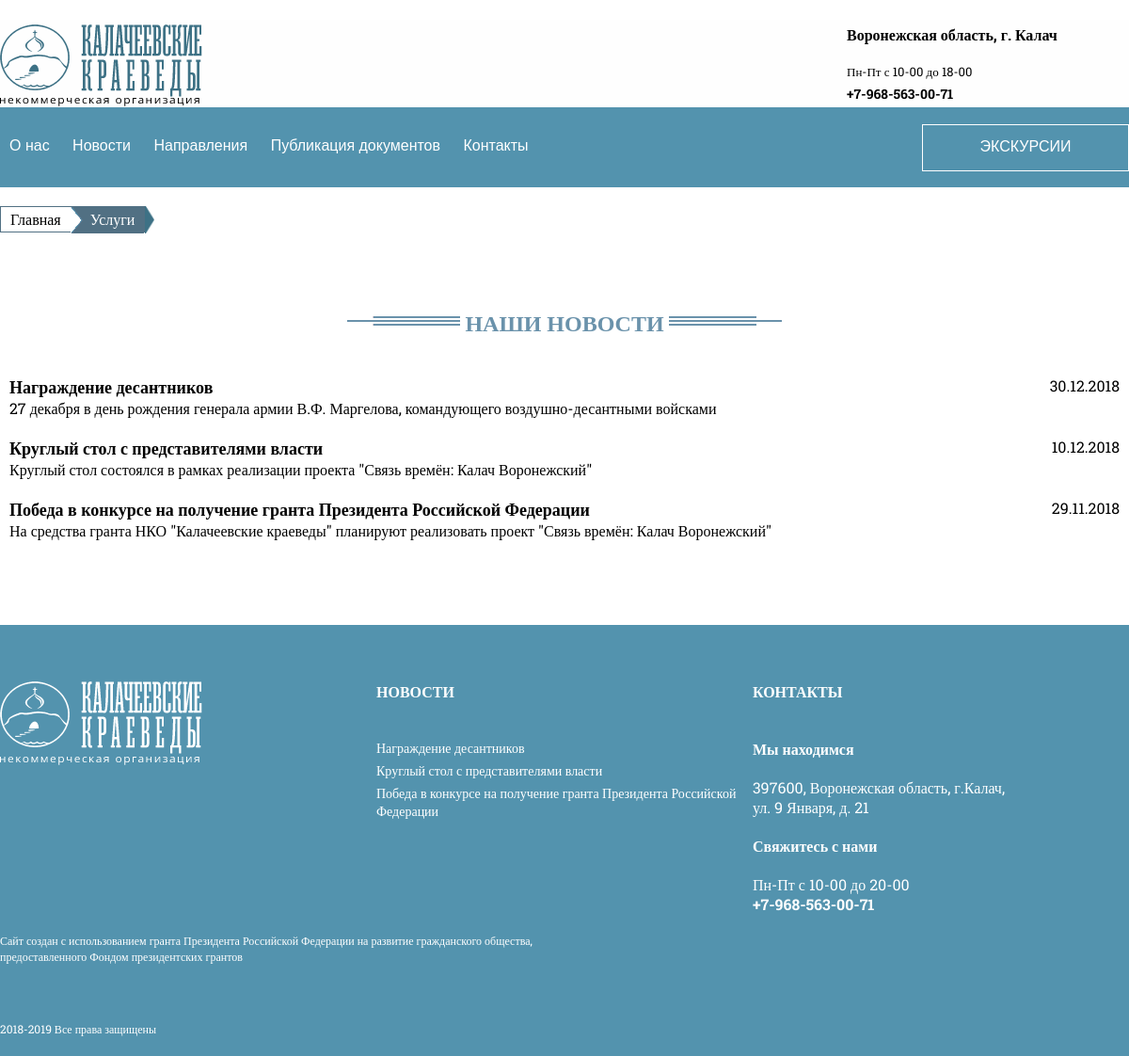
/novosti-i-stati/, run on an earlier commit of the app's database.
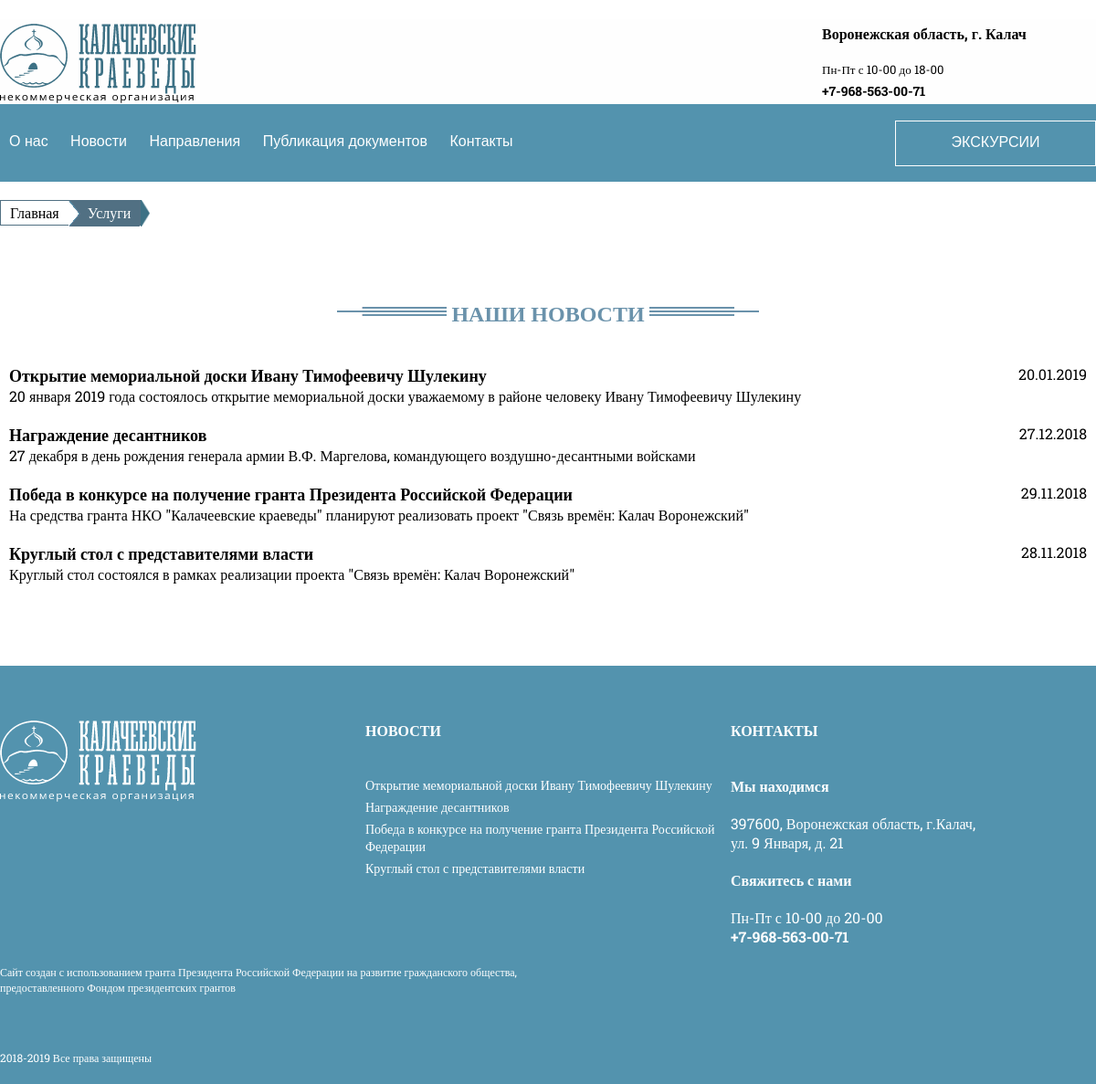
And on a later commit of the database.
### app/models.py (models this page shows, shortened)
class News(models.Model):
    url = models.CharField(max_length=255, verbose_name="URL",default="",blank=True)
    name = models.CharField(max_length=255, verbose_name="Название")
    date = models.DateTimeField( verbose_name="Дата")
    text = models.TextField(verbose_name="Текст")
    short_text = models.CharField(max_length=255,verbose_name="Текст на главную", default="")
    class Meta:
        verbose_name = 'Новость'
        verbose_name_plural = 'Новости и статьи'

### app/views.py (the view)
# urls.py: url(r'^novosti-i-stati/$', news),
def news(request):
    news_f = News.objects.all().order_by("-date")[:6]
    news_list = News.objects.all().order_by("-date")
    return render(request, 'app/news.html', {"news_list": news_list,'footer_news':news_f})

### app/templates/app/news.html (shortened to what this page needs)
{% extends 'app/mainTemplate.html' %}
{% load staticfiles %}
{% block head %}
    <link rel="stylesheet" href="{% static 'css/index.css' %}"/>
{% endblock head %}
{% block content %}
    <article class="services content">
        <div class="oh">
            <div class="bread" xmlns:v="http://rdf.data-vocabulary.org/#">
                <span typeof="v:Breadcrumb"><a href="/" rel="v:url" property="v:title">Главная</a></span><img
                    src="{% static 'images/template/arrow_white_28.png' %}" alt="Разделитель" class="breadDivider"/>
                <span id="lastCrumb">Услуги</span><img src="{% static 'images/template/arrow_purple_30.png' %}"
                                                       alt="Разделитель" class="breadEnd"/>
            </div>
        </div>
        <div class="tac">
            <img src="{% static 'images/template/vignette_left.png' %}" alt="виньетка1"
                 class="vignette"/>
            <h2 class="page_label">НАШИ НОВОСТИ</h2>
            <img src="{% static 'images/template/vignette_right.png' %}" alt="виньетка1"
                 class="vignette"/>
        </div>
        <div class="news_list oh">
            {% for news_item in news_list %}
                <a href="/novosti-i-stati/{{ news_item.url }}" class="news_item">
                    <div class="oh">
                        <h2 class="news_name">{{ news_item.name }}</h2>
                        <p class="fr">{{ news_item.date|date:"d.m.Y" }}</p>
                    </div>
                    <p class="news_text">{{ news_item.short_text|striptags }}</p>
                </a>
            {% endfor %}
        </div>
    </article>
{% endblock content %}

### app/templates/app/mainTemplate.html (shortened to what this page needs)
﻿{% load staticfiles %}
<!DOCTYPE html>
<html lang="ru">
<head>
    <link rel="stylesheet" href="{% static 'css/template.css' %}">
    <link rel="stylesheet" href="{% static 'css/slider.css' %}">
    {% block head %}
    {% endblock %}
</head>
<body>
<header id="headerAnchor" class="header">
    <div class="headerContent">
        <div class="hLogoBlock">
            <a href="/">
                <img alt="Логотип" src="{% static 'images/template/logo.png' %}"/>
            </a>
        </div>
        <div class="hBlock">
            <p class="hContactTitle pb20"><b>Воронежская область, г. Калач</b></p>
            <p class="fs13 pb5">Пн-Пт с 10-00 до 18-00</p>
            <p class="pb5 fs14"><b>+7-968-563-00-71</b></p>
        </div>
    </div>
    <div class="hRefs">
        <div class="hRefsContent pr">
            <a href="/o-nas">
                <div class="hRefButton">О нас</div>
            </a>
            <a href="/novosti-i-stati">
                <div class="hRefButton">Новости</div>
            </a>
            <div class="hRefButton">
                <p>Направления</p>
            </div>
            <a href="/kto-nam-pomogaet">
                <div class="hRefButton">Публикация документов</div>
            </a>
            <a href="/contacts">
                <div class="hRefButton">Контакты</div>
            </a>
            <div id="callMebtn" onclick="$('#CallMe').fadeIn(200)" class="theBtn ma exc_btn">ЭКСКУРСИИ</div>
        </div>
    </div>
</header>
<div class="mainContent">
    {% block content %}
    {% endblock %}
</div>
<footer class="cw">
    <div class="content mb0 ">
        <div class="oh">
            <div class="col3">
                <a href="/">
                    <img class="mt60 mb40" alt="Логотип" src="{% static 'images/template/logo2.png' %}"/>
                </a>
            </div>
            <div class="col3">
                <p class="mt60 mb40"><b>НОВОСТИ</b></p>
                {% for news_item in footer_news %}
                    <a class="db fs14 pb5 htdu" href="/novosti-i-stati/{{ news_item.url }}">{{ news_item.name }}</a>
                {% endfor %}
            </div>
            <div class="col3">
                <p class="mt60 mb40"><b>КОНТАКТЫ</b></p>
                <p style="clear:both;" class="fwb">Мы находимся</p>
                <div class="pv20">397600, Воронежская область, г.Калач, <br>ул. 9 Января, д. 21</div>
                <p><b>Свяжитесь с нами</b></p>
                <div class="pv20">
                    <p class="">Пн-Пт с 10-00 до 20-00</p>
                    <p class=""><b>+7-968-563-00-71</b></p>
                </div>
            </div>
        </div>
        <div class="fs12 oh">
            <p class="col2">Сайт создан с использованием гранта Президента Российской Федерации на развитие гражданского общества, предоставленного Фондом президентских грантов</p>
        </div>
        <div class="fs12 oh mt60 pb20">
            <p class="col2">2018-2019 Все права защищены</p>
        </div>
    </div>
</footer>
</body>

### app/static/css/template.css (style rules this page uses)
* { margin:0; }
html { font-family: 'Roboto Slab', serif; }
footer { background-color: #5393AE; margin-top: 80px; }
h2 { margin-top: 40px; }
.page_label { margin-top: 60px; margin-bottom: 30px; font-size: 24px; display: inline-block; color: #6A92AB; }
.tac { text-align: center; }
.cw { color: white; }
.fs12 { font-size: 12px; }
.fs13 { font-size: 13px; }
.fs14 { font-size: 14px; }
.fwb { font-weight: 600; }
.col2 { width: 50%; float: left; }
.col3 { width: 33.33333%; float: left; }
.col3 img { cursor: pointer; }
.pr { position: relative; }
.pb5 { padding-bottom: 5px; }
.pb20 { padding-bottom: 20px; }
.pv20 { padding-top: 20px; padding-bottom: 20px; }
.mb40 { margin-bottom: 40px; }
.mt60 { margin-top: 60px; }
.mb0 { margin-bottom: 0px !important; }
.ma { margin: auto; }
.db { display: block; }
.fr { float: right; }
.oh { overflow: hidden; }
.bread { height: 28px; position: relative; border: 1px solid #517083; display: inline-block; float: left; margin: 20px 0; }
.bread a,.bread p, .bread #lastCrumb { float: left; line-height: 25px; padding: 0 10px; transition-duration: 0.2s; }
.bread #lastCrumb { position: relative; background: #517083; color: white; padding-bottom: 3px; margin-left: -12px; padding-left: 20px; z-index: 1; }
.breadDivider { position: relative; z-index: 10; float: left; }
.breadEnd { position: absolute;right:-11px;top: -1px;height: 29px; }
.theBtn { border: 1px solid white; color: white; height: 50px; width: 220px; text-align: center; line-height: 45px; display: inline-block; transition-duration: 0.5s; cursor: pointer; transition-duration: 0,3s; }
a { color: inherit; text-decoration: none; }
.content { width:1200px;margin:0 auto;overflow:hidden; }
.header { padding-top: 5px; background-color: #FEFEFE; }
.headerContent { margin: 0px auto; width: 1200px; overflow: hidden; }
.hBlock { float: right; width: 300px; }
.hLogoBlock { float:left; font-size: 26px; cursor: pointer; }
.hRefs { background-color: #5393AE; width: 100%; color: white; font-family: sans-serif !important;; }
.hRefsContent { margin:0px auto; width: 1200px; min-width: 420px; }
.hRefButton { position: relative; display: inline-block; padding: 32px 10px 35px 10px; color: white; transition-duration: 0.5s; }

### app/static/css/slider.css (style rules this page uses)
* { -webkit-box-sizing: border-box; -moz-box-sizing: border-box; box-sizing: border-box; margin: 0px; padding: 0px; }

### app/static/css/index.css (style rules this page uses)
.news_item { padding: 10px; cursor: pointer; display: block; }
.news_name { font-size: 18px; float: left; margin-top: 0px; }
.exc_btn { margin-top: 18px; float: right; }

What changed in the data, as far as the page shows it:
added News: name "Открытие мемориальной доски Ивану Тимофеевичу Шулекину", date "20.01.2019", short_text "20 января 2019 года состоялось открытие мемориальной доски уважаемому в районе человеку Ивану Тимофеевичу Шулекину"
changed News "Награждение десантников": date "30.12.2018" → "27.12.2018"
shown differently, row unchanged: News "Победа в конкурсе на получение гранта Президента Российской Федерации": moves up the list
changed News "Круглый стол с представителями власти": date "10.12.2018" → "28.11.2018"
